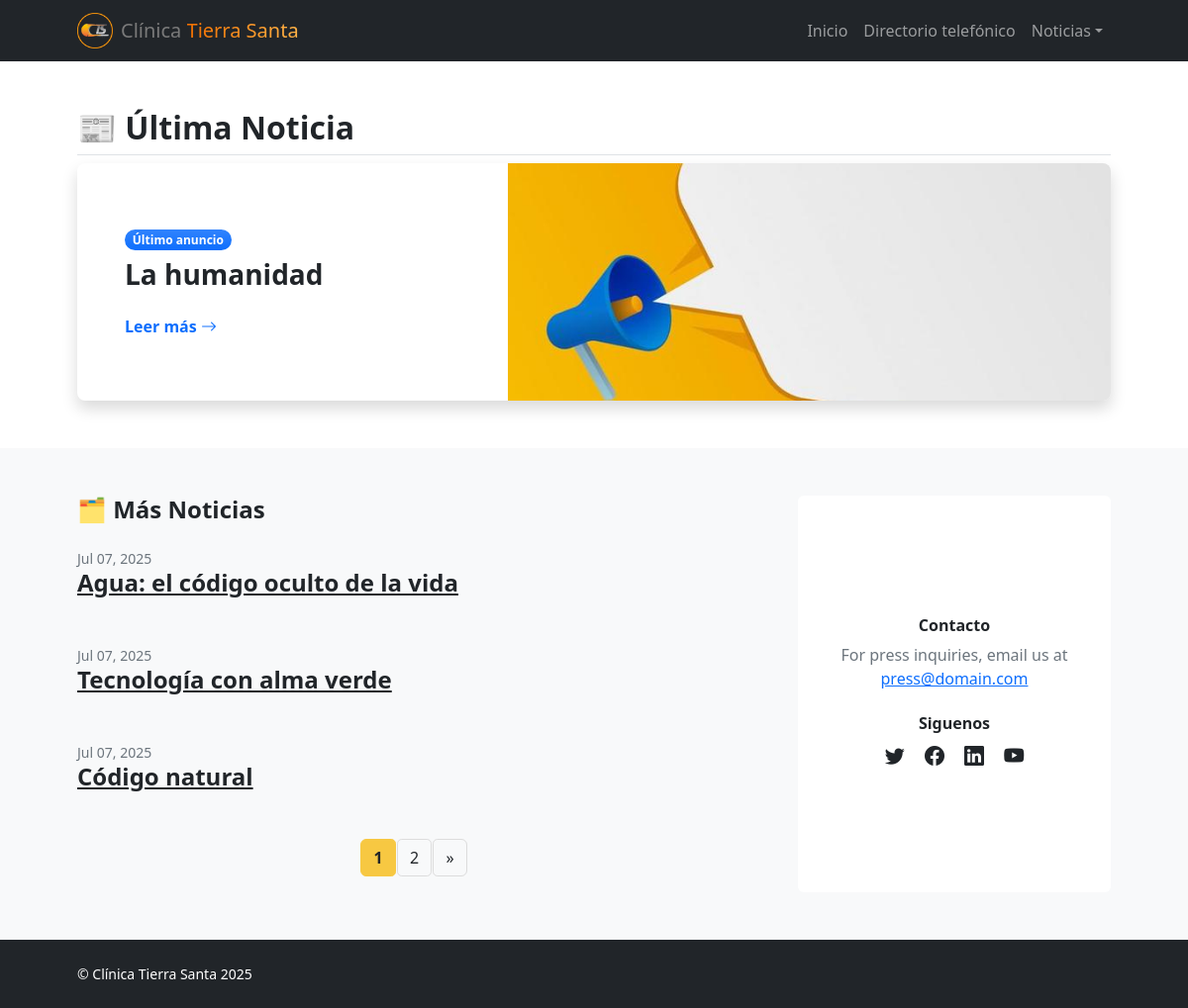
/blog/, run on an earlier commit of the app's database.
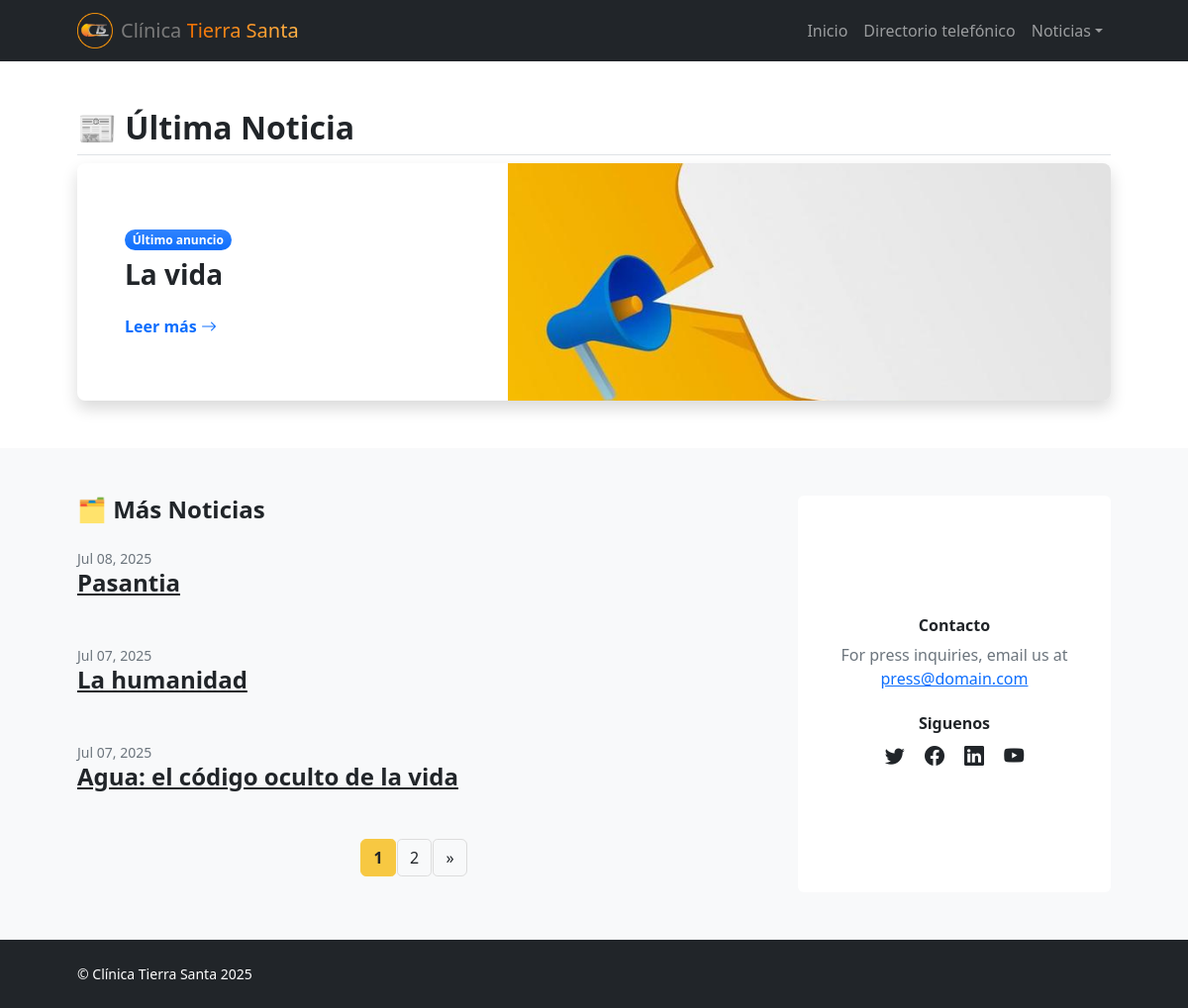
And on a later commit of the database.
### web/models.py (models this page shows, shortened)
class Anuncio(models.Model):
    titulo = models.CharField(max_length=200)
    contenido = models.TextField()
    imagen = models.ImageField(upload_to='anuncios/', blank=True, null=True)
    publicado = models.DateTimeField(auto_now_add=True)
    activo = models.BooleanField(default=True)
    slug = models.SlugField(unique=True, blank=True)
    autor = models.ForeignKey(
        User, on_delete=models.CASCADE, related_name='anuncios')  # 🔗 Nuevo campo

### web/views.py (the view)
# urls.py: path('blog/', views.blog_home, name='blog_home'),
def blog_home(request):
    anuncios_qs = Anuncio.objects.filter(activo=True).order_by('-publicado')
    anuncio_principal = anuncios_qs.first()
    paginator = Paginator(anuncios_qs[1:], 3)
    page_number = request.GET.get("page")
    page_obj = paginator.get_page(page_number)
    return render(request, 'blog-home.html', {
        'anuncio': anuncio_principal,
        'otros_anuncios': page_obj
    })

### templates/blog-home.html (shortened to what the changed rows need)
{% load static %}
<!DOCTYPE html>
<html lang="en">
<head>
    <link href="https://cdn.jsdelivr.net/npm/bootstrap-icons@1.5.0/font/bootstrap-icons.css" rel="stylesheet" />
    <link href="{% static 'assets/css/styles.css' %}" rel="stylesheet">
    <link rel="stylesheet" href="{% static 'assets/css/custom.css' %}">
</head>
<body class="d-flex flex-column">
    <main class="flex-shrink-0">
        <section class="py-5">
            <div class="container px-5">
                <h2 class="fw-bold border-bottom pb-2">📰 Última Noticia</h2> {% if anuncio %}
                <div class="card border-0 shadow rounded-3 overflow-hidden">
                    <div class="row g-0 h-100">
                        <div class="col-lg-6 col-xl-5 d-flex align-items-center">
                            <div class="p-4 p-md-5 w-100">
                                <div class="badge bg-primary bg-gradient rounded-pill mb-2">Último anuncio</div>
                                <h2 class="fw-bolder fs-3 mb-3">{{ anuncio.titulo }}</h2>
                                <a class="stretched-link text-decoration-none fw-semibold"
                                    href="{% url 'anuncio_detalle' anuncio.slug %}">
                                    Leer más
                                    <i class="bi bi-arrow-right"></i>
                                </a>
                            </div>
                        </div>
                        <div class="col-lg-6 col-xl-7">
                            <div class="bg-featured-blog h-100" style="
                        background-image: url('{{ anuncio.imagen.url }}');
                        background-size: cover;
                        background-position: center;">
                            </div>
                        </div>
                    </div>
                </div>
                {% else %}
                <p class="text-muted">No hay anuncios disponibles en este momento.</p>
                {% endif %}
            </div>
        </section>
        <section class="py-5 bg-light">
            <div class="container px-5">
                <div class="row gx-5">
                    <div class="col-xl-8">
                        {% for a in otros_anuncios %}
                        <div class="mb-5">
                            <div class="small text-muted">{{ a.publicado|date:"M d, Y" }}</div>
                            <a class="link-dark text-decoration-underline" href="{% url 'anuncio_detalle' a.slug %}">
                                <h3 class="fw-semibold fs-4 mb-1">{{ a.titulo }}</h3>
                            </a>
                        </div>
                        {% empty %}
                        <p class="text-muted fs-5">No hay más anuncios por ahora.</p>
                        {% endfor %}
                        {% if otros_anuncios.has_other_pages %}
                        <div class="d-flex justify-content-center">
                            <nav aria-label="Paginación de noticias">
                                <ul class="pagination">
                                    {% for num in otros_anuncios.paginator.page_range %}
                                    <li class="page-item {% if otros_anuncios.number == num %}active{% endif %}">
                                        <a class="page-link" href="?page={{ num }}">{{ num }}</a>
                                    </li>
                                    {% endfor %}
                                </ul>
                            </nav>
                        </div>
                        {% endif %}
                    </div>
                </div>
            </div>
        </section>
    </main>
</body>
</html>

What changed in the data, as far as the page shows it:
no longer on this page (row unchanged): Anuncio: publicado "Jul 07, 2025", titulo "Tecnología con alma verde"
no longer on this page (row unchanged): Anuncio: publicado "Jul 07, 2025", titulo "Código natural"
added Anuncio: titulo "La vida", imagen (picture)
added Anuncio: publicado "Jul 08, 2025", titulo "Pasantia"
now on one of the page's lists (row unchanged): Anuncio: publicado "Jul 07, 2025", titulo "La humanidad"
Also different on the page:
{{ anuncio.titulo }}: "La humanidad" → "La vida"
